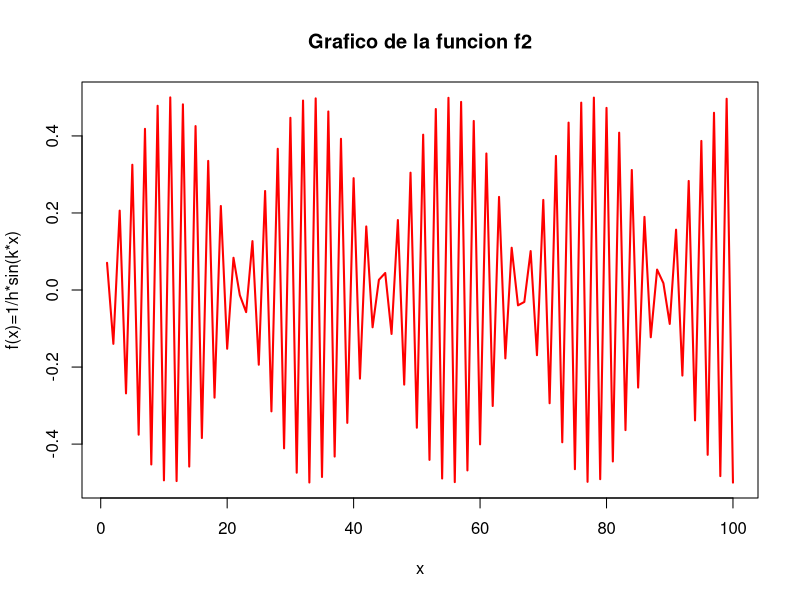
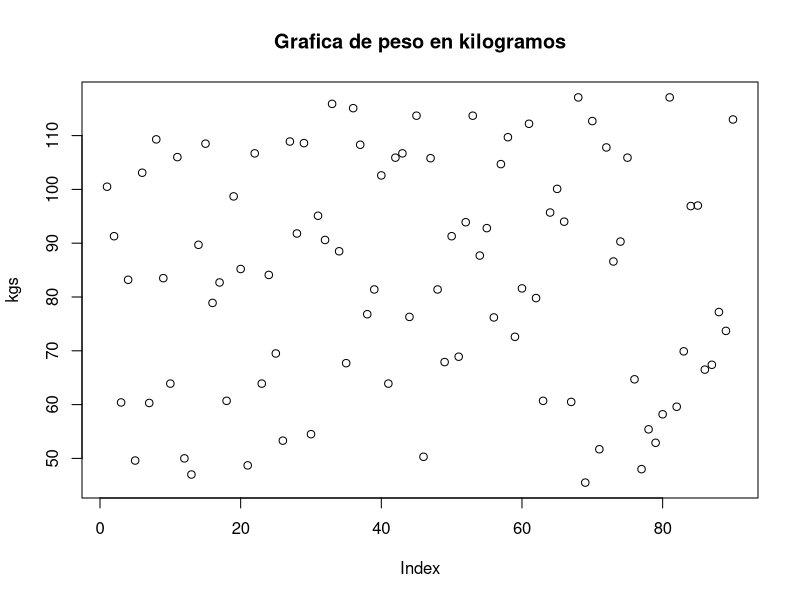
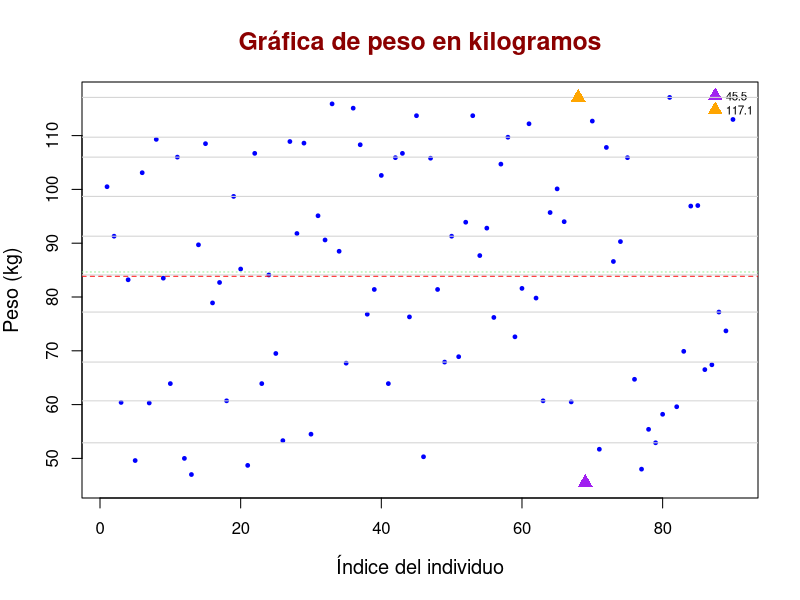
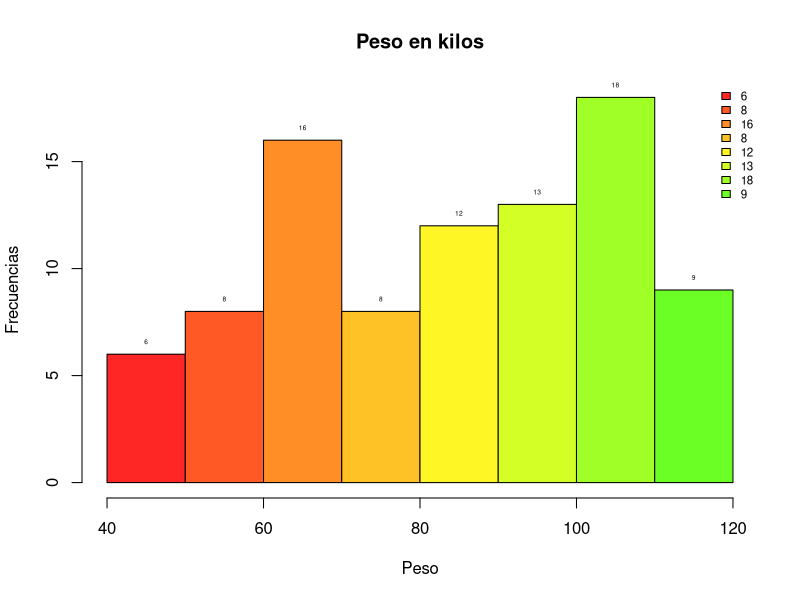
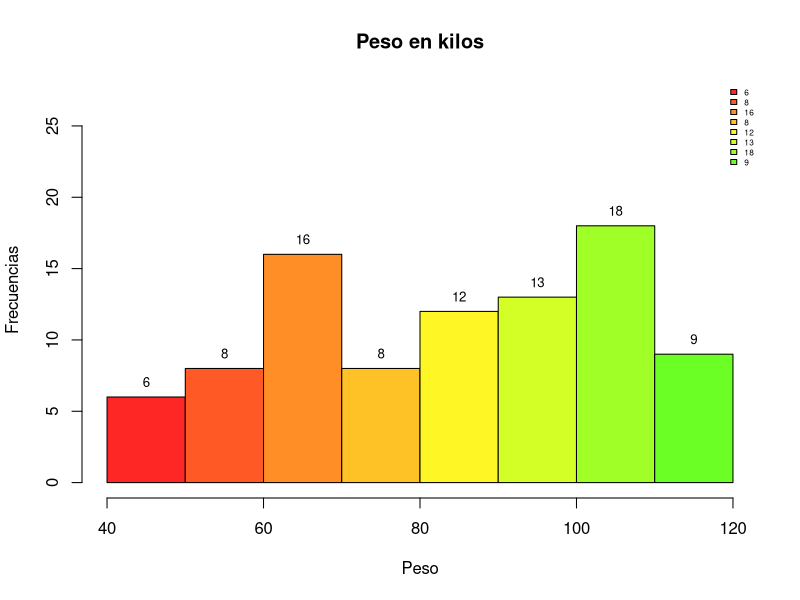
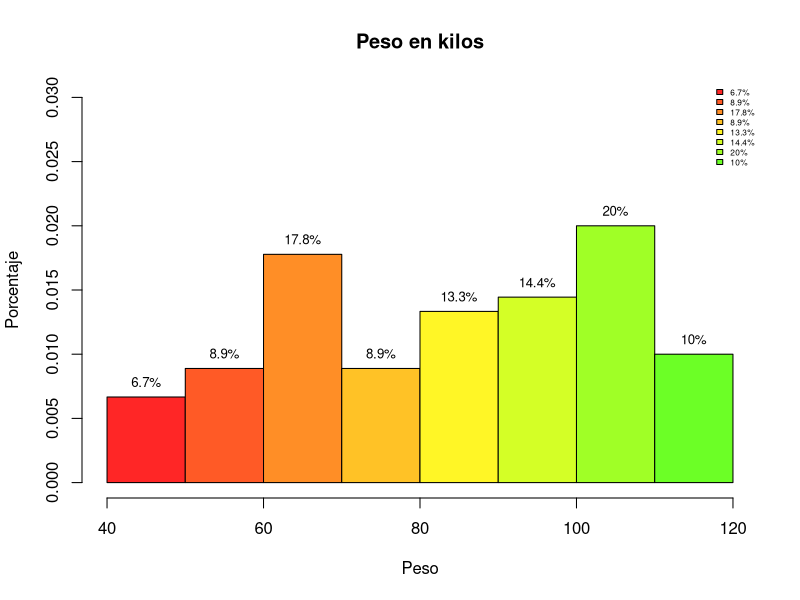
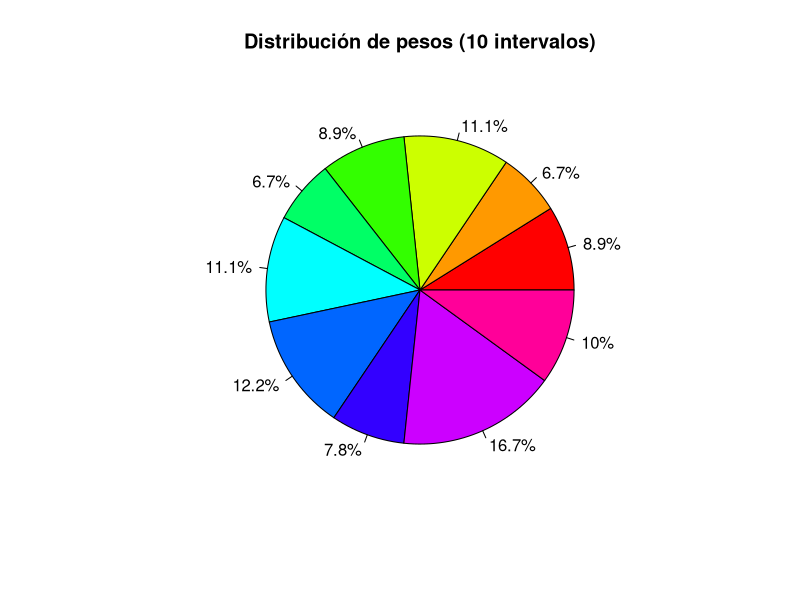
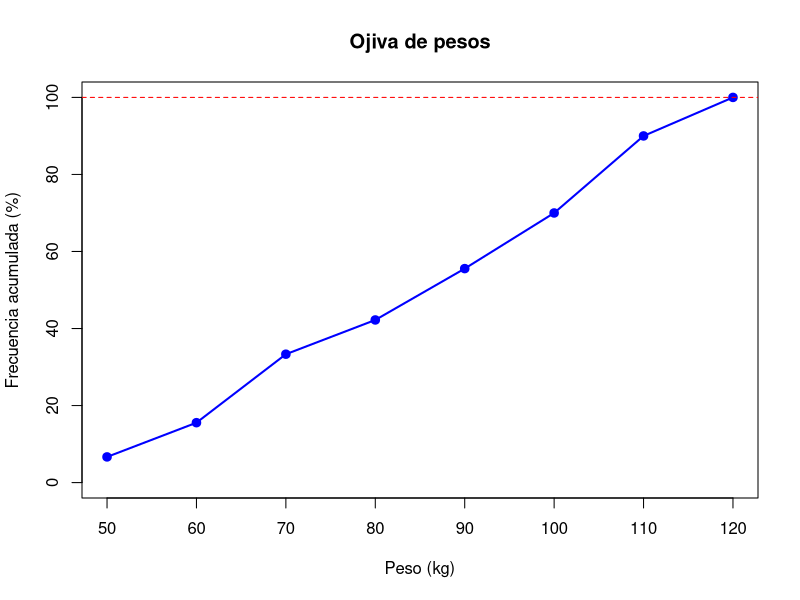

The R source for these figures, in order:
## ---- chunk 1
17<5
17>5
17<=5
17>=5
17!=5
17==5
## ---- chunk 2
17+5
17*5
17*5
17^5
17%/%5
17%%5
## ---- chunk 3
log(1)
log(12)
log(12,2)
exp(12)
exp(1)
## ---- chunk 4
sin(45)
cos(45)
tan(45)
asin(0.96)
acos(0.97)
atan(0.45)
## ---- chunk 5
abs(-34)
sqrt(8)
floor(1.56)
ceiling(1.56)
max(4,7,2,12)
min(4,7,2,12)
sign(-45)
## ---- chunk 6
e = exp(1); 
x = 0.0034
e <- exp(1)
x <- 0.034;
x0 = e^(2*x)
## ---- chunk 7
txt = "El valor de x0 es _"
cat(txt, x0)
paste(txt,x0)
paste0(txt,x0)
## ---- chunk 8
x0 <- 1
x1 <- x0 - pi*x0 + 1 
(x1 <- x0 - pi*x0 + 1 ) 
print(x1)
## ---- chunk 9
ls()
## ---- chunk 10
rm(list= ls())
ls()
## ---- chunk 11
x0 <- 1
x1 <- x0 - pi*x0 + 1
cat("x0 =", x0, "\n","x1 =", x1) 
## ---- chunk 12
fun1 <- function(x,a,b,h,k){
  res <- a+b*cos(hx+k)
  return(res)
}
## ---- chunk 13
Discriminante <- function(a,b,c){
  res <- b^2-4*a*c
  return(res)
}
## ---- chunk 14
fun2 <- function(x,h,k){
  res <- 1/h*sin(k*x)
  return(res)
}
## ---- chunk 15
f2 <- fun2(1:100,2,3)
plot(f2,type="l", col= "red", lwd=2,
     main= "Grafico de la funcion f2",
     xlab= "x",
     ylab="f(x)=1/h*sin(k*x)",
     axes= TRUE)
## ---- chunk 16
rm(list = ls())
dev.off()
## ---- chunk 17
kgs <- c(100.5, 91.3, 60.4, 83.2, 49.6, 103.1, 60.3, 109.3, 83.5,
         63.9, 106, 50, 47, 89.7, 108.5, 78.9, 82.7, 60.7, 98.7, 85.2, 48.7, 106.7, 63.9, 84.1,
         69.5, 53.3, 108.9, 91.8, 108.6, 54.5, 95.1, 90.6, 115.9, 88.5, 67.7, 115.1, 108.3, 76.8,
         81.4, 102.6, 63.9, 105.9, 106.7, 76.3, 113.7, 50.3, 105.8, 81.4, 67.9, 91.3, 68.9, 93.9,
         113.7, 87.7, 92.8, 76.2, 104.7, 109.7, 72.6, 81.6, 112.2, 79.8, 60.7, 95.7, 100.1, 94,
         60.5, 117.1, 45.5, 112.7, 51.7, 107.8, 86.6, 90.3, 105.9, 64.7, 48, 55.4, 52.9, 58.2,
         117.1, 59.6, 69.9, 96.9, 97, 66.5, 67.4, 77.2, 73.7, 113)
## ---- chunk 18
summary(kgs)
## ---- chunk 19
kgs_ord <- sort(kgs)
cte <- 9
## ---- chunk 20
indices <- 1:10; (indices)
t <- cte*indices; (t)
## ---- chunk 21
mis_deciles <- kgs_ord[t]; (mis_deciles)
cuantiles <- quantile(kgs); (cuantiles)
Q1 <- cuantiles[2]; (Q1)
Q2 <- cuantiles[3]; (Q2)
Q3 <- cuantiles[4]; (Q3)
## ---- chunk 22
x_media <- mean(kgs)
mi_min <- min(kgs); 
mi_max <- max(kgs);
## ---- chunk 23
plot(kgs,main="Grafica de peso en kilogramos")
## ---- chunk 24
plot(
  kgs,
  main = "Gráfica de peso en kilogramos",
  xlab = "Índice del individuo",
  ylab = "Peso (kg)",
  col = "blue",       
  pch = 19,           
  cex = 0.5,          
  cex.main = 1.5,     
  cex.lab = 1.2,      
  col.main = "darkred")
legend(
  "topright",                  # ubicación
  legend = c(mi_min,mi_max),    # etiquetas
  pch = 17,
  col=c("purple","orange"),
  pt.cex = 1.5,                # tamaño de los símbolos
  cex = 0.7,
  bty = "n"                    # sin borde en la caja
)
abline(h = x_media, col = "red", lwd = 1, lty = 2)     
abline(h = Q2, col = "lightgreen", lwd = 1, lty = 3) 
abline(h = mis_deciles, col = "lightgray", lty = 1.5)
points(which.min(kgs), min(kgs), col = "purple", pch = 17, cex = 1.5)
points(which.max(kgs), max(kgs), col = "orange", pch = 17, cex = 1.5)
## ---- chunk 25
nbreaks=10;
miscolores <- rainbow(25,0.85);
h <- hist(kgs, breaks = nbreaks, col= miscolores, 
          main = 'Peso en kilos',
          xlab="Peso",
          ylab="Frecuencias")
text(h$mids, h$counts, labels = h$counts, pos = 3, cex = 0.4, 
     col = "black")
nl <- length(h$counts); 
legend(
  "topright",                  # ubicación
  legend = h$counts,    # etiquetas
  fill = miscolores,
  col = miscolores,    # colores (uno por cada símbolo)
  pt.cex = 1.5,                # tamaño de los símbolos
  cex = 0.7,
  bty = "n"                    # sin borde en la caja
)
## ---- chunk 26
##---- Mejora del grafico ----
h2 <- hist(kgs, breaks = nbreaks, col= miscolores, 
          main = 'Peso en kilos',
          xlab="Peso",
          ylab="Frecuencias",
          ylim=c(0,max(h$counts)*1.5))
text(h$mids, h$counts, labels = h$counts, pos = 3, cex = 0.8, 
     col = "black")
nl <- length(h$counts); 
legend(
  "topright",                  # ubicación
  legend = h$counts,    # etiquetas
  fill = miscolores,
  col = miscolores,    # colores (uno por cada símbolo)
  pt.cex = 1.5,                # tamaño de los símbolos
  cex = 0.5,
  bty = "n"                    # sin borde en la caja
)
## ---- chunk 27
##---- Grafico con porcentajes ----
h3 <- hist(kgs, 
           breaks = nbreaks, 
           col= miscolores, 
           main = 'Peso en kilos',
           xlab="Peso",
           ylab="Porcentaje",
           ylim=c(0,max(h$density)*1.5),
           probability=TRUE)
porcentajes <- h3$counts/sum(h3$counts)*100

text(h3$mids, 
     h3$density, 
     labels = paste0(round(porcentajes,1),"%"),
     pos = 3, 
     cex = 0.8, 
     col = "black")

nl <- length(h3$counts); (nl)
legend(
  "topright",                  # ubicación
  legend = paste0(round(porcentajes,1),"%"),
  fill = miscolores,
  cex = 0.5,
  bty = "n"                    # sin borde en la caja
)
## ---- chunk 28
#---- Graficos de pastel ----
# Tus datos
nbreaks <- 10
intervalos <- cut(kgs, breaks = nbreaks); (intervalos)
tabla <- table(intervalos); (tabla)
porcentajes <- round(prop.table(tabla) * 100, 1); (porcentajes)
pie(tabla,
    main = "Distribución de pesos (10 intervalos)",
    col = rainbow(length(tabla)),
    labels = paste0(porcentajes, "%"))
## ---- chunk 29
#---- Grafica de Ojiva ----
##---- Grafica sencilla ----
nbreaks <- 10
h <- hist(kgs, breaks = nbreaks, plot = FALSE)
freq_acum <- cumsum(h$counts) / sum(h$counts) * 100
x_vals <- h$breaks[-1]
plot(x_vals, freq_acum, type = "o",
     main = "Ojiva de pesos",
     xlab = "Peso (kg)",
     ylab = "Frecuencia acumulada (%)",
     col = "blue", pch = 19, lwd = 2,
     ylim = c(0, 100))
abline(h = 100, col = "red", lty = 2)
## ---- chunk 30
##---- Grafica combinada ----
nbreaks <- 10
h <- hist(kgs, breaks = nbreaks, plot = FALSE)
hist(kgs,
     breaks = nbreaks,
     col = "lightblue",
     main = "Histograma y Ojiva (%)",
     xlab = "Peso (kg)",
     ylab = "Frecuencia")
freq_acum_pct <- cumsum(h$counts) / sum(h$counts) * 100
x_vals <- h$breaks[-1]
par(new = TRUE)
plot(x_vals, freq_acum_pct,
     type = "o", pch = 19, lwd = 2, col = "red",
     axes = FALSE, xlab = "", ylab = "",
     xlim = range(h$breaks), ylim = c(0, 100))
axis(4) 
## ---- chunk 31
rm(list = ls())
dev.off()
## ---- chunk 32
sexo <- c("NA", "NA", "NA", "Femenino", "NA", "Femenino", "Femenino", "Femenino", "NA", "Masculino", "Femenino", "Femenino", "Masculino", "Femenino", "NA", "Masculino", "NA", "NA", "Masculino", "Masculino", "Masculino", "Masculino", "NA", "Femenino", "NA")
## ---- chunk 33
summary(sexo)
## ---- chunk 34
sexo_ord <- sort(sexo); (sexo_ord)
## ---- chunk 35
frecuencias <- table(sexo); (frecuencias)
## ---- chunk 36
proporciones <- prop.table(frecuencias) * 100; (proporciones)
## ---- chunk 37
barplot(frecuencias,
        main = "Distribución de Sexo",
        xlab = "Sexo",
        ylab = "Frecuencia",
        col = c("lightblue", "salmon", "lightgray"))
## ---- chunk 38
etiquetas_pastel <- paste0(names(proporciones), " (", round(proporciones, 1), "%)")

pie(frecuencias,
    main = "Distribución de Sexo por Porcentaje",
    labels = etiquetas_pastel,
    col = c("lightblue", "salmon", "lightgray"))
#---- Fin ----
